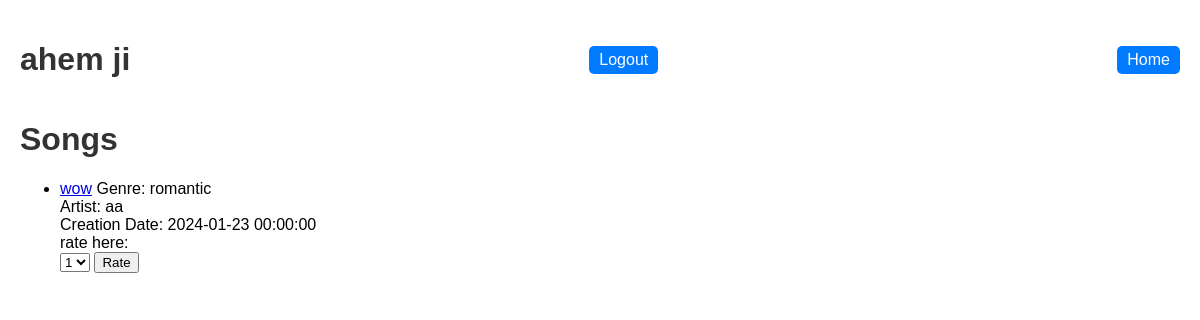
The page /album_song/2 on the database its author committed.
### model.py (models this page shows)
class Album(db.Model, UserMixin):
    __tablename__ = "albums"
    id = db.Column(db.Integer, primary_key=True, autoincrement=True)
    name = db.Column(db.String(80), unique=True, nullable=False)
    flag=db.Column(db.Boolean(), default=False)
    songs = db.relationship('Song', back_populates='album')
    user_id = db.Column(db.Integer, db.ForeignKey('user.id'), nullable=False)
    user = db.relationship('User', back_populates='albums')

class Song(db.Model,UserMixin):
    __tablename__ = "songs"
    id = db.Column(db.Integer, primary_key=True, autoincrement=True)
    name = db.Column(db.String(80), unique=True, nullable=False)
    lyrics = db.Column(db.Text, nullable=False)
    creator_name = db.Column(db.String(80), nullable=False)
    creation_date = db.Column(db.DateTime, default=datetime.utcnow, nullable=False)
    rating= db.Column(db.Float, default=0.0)
    number=db.Column(db.Integer, default=0)
    genre = db.Column(db.String(120), nullable=False)
    flag=db.Column(db.Boolean(), default=False)
    album_id = db.Column(db.Integer, db.ForeignKey('albums.id'))
    album = db.relationship('Album', back_populates='songs')
    user_id = db.Column(db.Integer, db.ForeignKey('user.id'))
    user = db.relationship('User', back_populates='songs')

### app.py (the view)
@app.route('/album_song/<int:id>')
def album_song(id):
    a=Album.query.filter_by(id=id).first()
    songs=Song.query.filter_by(album_id=a.id).all()
    user=current_user
    return render_template("album_song.html",a=a,user=user,songs=songs)

### templates/album_song.html (shortened to what this page needs)
<!DOCTYPE html>
<html lang="en">
<head>
</head>
<body>
    <div class="header">
        <h1>{{a.name}}</h1>
        <a href="{{url_for('logout')}}" class="logout-btn">Logout</a>
        <a href="{{url_for('user_dashboard')}}" class="home-btn">Home</a>
    </div>
    <h1> Songs</h1>
    {% if songs|length == 0 %}
    <h3>No songs available in this album.</h3>
    {% else %}
    <ul>
        {% for s in songs %}
            {% if s.flag==False %}
            <li>
                <a href="/play_song/{{s.id}}">{{ s.name }}</a>
                Genre: {{ s.genre }}<br>
                Artist: {{ s.creator_name }}<br>
                Creation Date: {{ s.creation_date }}<br>
                rate here:
            <form action="/rate_song/{{ s.id }}" method="post">
                <select name="rating">
                <option value="1">1</option>
            </select>
            <button type="submit">Rate</button>
        </form>
    </li>
    {% endif %}
    {% endfor %}
    {%endif%}
    </ul>
</body>
</html>

### templates/album_song.html (style rules this page uses)
body { font-family: 'Arial', sans-serif; margin: 20px; }
h1 { color: #333; }
.header { display: flex; justify-content: space-between; align-items: center; margin-bottom: 20px; }
.logout-btn, .home-btn, .creator-btn { padding: 5px 10px; margin-left: 10px; text-decoration: none; color: #fff; background-color: #007bff; border: none; border-radius: 5px; cursor: pointer; }

### rows shown on the page
Album: name "ahem ji"
Song: name "wow", genre "romantic", creator_name "aa", creation_date "2024-01-23 00:00:00"
